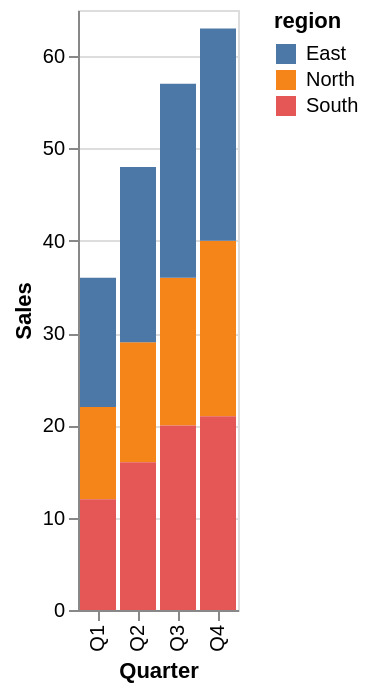

Vega-Lite specification for this chart:
### Vega-Lite specification from a JSON file in a GitHub repository (floating-point values rounded to 4 significant figures)
{"$schema": "https://vega.github.io/schema/vega-lite/v5.json", "data": {"values": [{"quarter": "Q1", "region": "North", "sales": 10}, {"quarter": "Q1", "region": "South", "sales": 12}, {"quarter": "Q1", "region": "East", "sales": 14}, {"quarter": "Q2", "region": "North", "sales": 13}, {"quarter": "Q2", "region": "South", "sales": 16}, {"quarter": "Q2", "region": "East", "sales": 19}, {"quarter": "Q3", "region": "North", "sales": 16}, {"quarter": "Q3", "region": "South", "sales": 20}, {"quarter": "Q3", "region": "East", "sales": 21}, {"quarter": "Q4", "region": "North", "sales": 19}, {"quarter": "Q4", "region": "South", "sales": 21}, {"quarter": "Q4", "region": "East", "sales": 23}]}, "mark": "bar", "encoding": {"x": {"field": "quarter", "type": "nominal", "title": "Quarter"}, "y": {"field": "sales", "type": "quantitative", "title": "Sales", "aggregate": "sum"}, "color": {"field": "region", "type": "nominal"}}}
